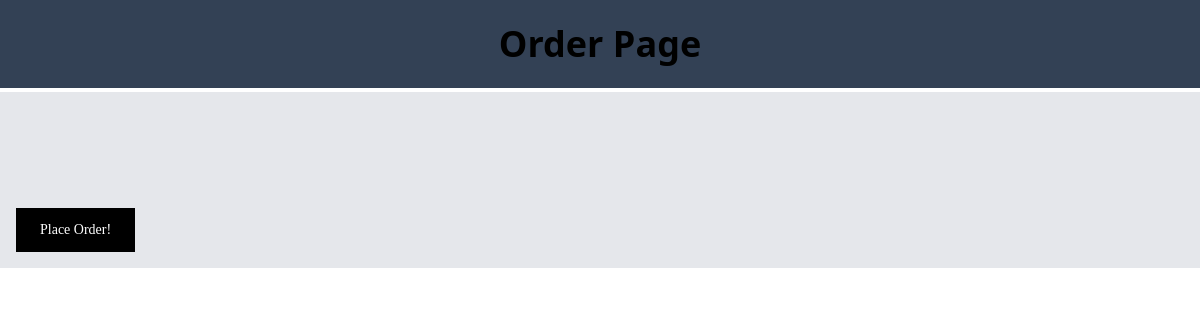
/order/, run on an earlier commit of the app's database.
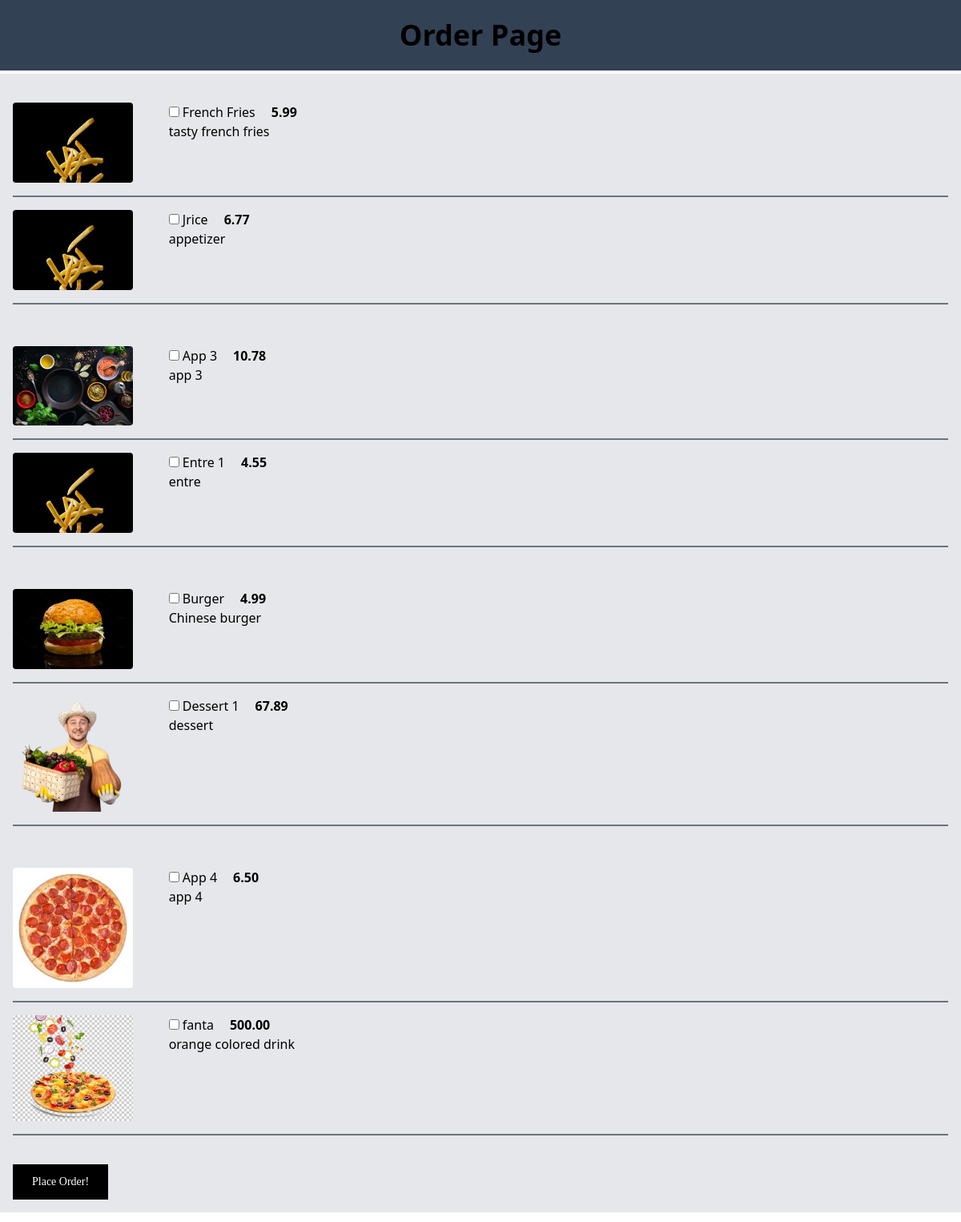
And on a later commit of the database.
### Customer/models.py (models this page shows, shortened)
class MenuItem(models.Model):
    name = models.CharField(max_length=100)
    description = models.TextField()
    image = models.ImageField(upload_to='menu_images/')
    price = models.DecimalField(max_digits=5, decimal_places=2)
    category = models.ManyToManyField('Category', related_name='item')

### Customer/views.py (the view, shortened to what this page needs)
# urls.py: path('order/', Order.as_view(), name="order"),
class Order(View):
    def get(self, request, *args, **kwargs):
        appetizers = MenuItem.objects.filter(category__name__contains='Appetizer')
        entres = MenuItem.objects.filter(category__name__contains='Entre')
        desserts = MenuItem.objects.filter(category__name__contains='Dessert')
        drinks = MenuItem.objects.filter(category__name__contains='Drink')
        context = {
            'appetizers': appetizers,
            'entres': entres,
            'desserts': desserts,
            'drinks': drinks
        }
        return render(request, 'Customer/order.html', context)

### Customer/templates/Customer/order.html (shortened to what this page needs)
<!DOCTYPE html>
<html>
<head>
    <script src="https://cdn.tailwindcss.com"></script>
</head>
<body>
    <header class="text-center font-bold py-6 bg-slate-700 text-4xl">Order Page</header>
    <div class="mx-auto mb-5 bg-gray-200">
        <div class="flex justify-center mt-1">
            <div class="w-full p-4 flex-1">
                <form method="POST">
                    <div class="pt-5">
                        {% for app in appetizers %}
                        <div class="flex flex-row">
                            <div class="w-1/6">
                                <img class="rounded" src="{{ app.image.url }}" width="150" height="100"/>
                            </div>
                            <div class="w-5/6">
                                <div class="flex flex-row">
                                    <div class="form-check">
                                        <input type="checkbox" name="items[]" class="form-check-input" value="{{ app.pk }}">
                                        <label class="form-check-label">{{ app.name }}</label>
                                    </div>
                                    <p class="font-bold pl-5">{{ app.price }}</p>
                                </div>
                                <p>{{ app.description }}</p>
                            </div>
                        </div>
                        <hr class="my-4 border-t-2 border-gray-500" />
                        {% endfor %}
                    </div>
                    <div class="pt-5">
                        {% for entre in entres %}
                        <div class="flex flex-row mt-4">
                            <div class="w-1/6">
                                <img class="rounded" src="{{ entre.image.url }}" width="150" height="100"/>
                            </div>
                            <div class="w-5/6">
                                <div class="flex flex-row">
                                    <div class="form-check">
                                        <input type="checkbox" name="items[]" class="form-check-input" value="{{ entre.pk }}">
                                        <label class="form-check-label">{{ entre.name }}</label>
                                    </div>
                                    <p class="font-bold pl-5">{{ entre.price }}</p>
                                </div>
                                <p>{{ entre.description }}</p>
                            </div>
                        </div>
                        <hr class="my-4 border-t-2 border-gray-500" />
                        {% endfor %}
                    </div>
                    <div class="pt-5">
                        {% for dessert in desserts %}
                        <div class="flex flex-row mt-4">
                            <div class="w-1/6">
                                <img class="rounded" src="{{ dessert.image.url }}" width="150" height="100"/>
                            </div>
                            <div class="w-5/6">
                                <div class="flex flex-row">
                                    <div class="form-check">
                                        <input type="checkbox" name="items[]" class="form-check-input" value="{{ dessert.pk }}">
                                        <label class="form-check-label">{{ dessert.name }}</label>
                                    </div>
                                    <p class="font-bold pl-5">{{ dessert.price }}</p>
                                </div>
                                <p>{{ dessert.description }}</p>
                            </div>
                        </div>
                        <hr class="my-4 border-t-2 border-gray-500" />
                        {% endfor %}
                    </div>
                    <div class="pt-5">
                        {% for drink in drinks %}
                        <div class="flex flex-row mt-4">
                            <div class="w-1/6">
                                <img class="rounded" src="{{ drink.image.url }}" width="150" height="100"/>
                            </div>
                            <div class="w-5/6">
                                <div class="flex flex-row">
                                    <div class="form-check">
                                        <input type="checkbox" name="items[]" class="form-check-input" value="{{ drink.pk }}">
                                        <label class="form-check-label">{{ drink.name }}</label>
                                    </div>
                                    <p class="font-bold pl-5">{{ drink.price }}</p>
                                </div>
                                <p>{{ drink.description }}</p>
                            </div>
                        </div>
                        <hr class="my-4 border-t-2 border-gray-500" />
                        {% endfor %}
                    </div>
                    <button class="bg-black text-white px-6 py-3 text-sm font-serif mt-5">Place Order!</button>
                </form>
            </div>
        </div>
    </div>
</body>
</html>

What changed in the data, as far as the page shows it:
added MenuItem: image (picture), name "French Fries", price "5.99", description "tasty french fries"
added MenuItem: image (picture), name "Jrice", price "6.77", description "appetizer"
added MenuItem: image (picture), name "App 3", price "10.78", description "app 3"
added MenuItem: image (picture), name "Entre 1", price "4.55", description "entre"
added MenuItem: image (picture), name "Burger", price "4.99", description "Chinese burger"
added MenuItem: image (picture), name "Dessert 1", price "67.89", description "dessert"
added MenuItem: image (picture), name "App 4", price "6.50", description "app 4"
added MenuItem: image (picture), name "fanta", price "500.00", description "orange colored drink"
